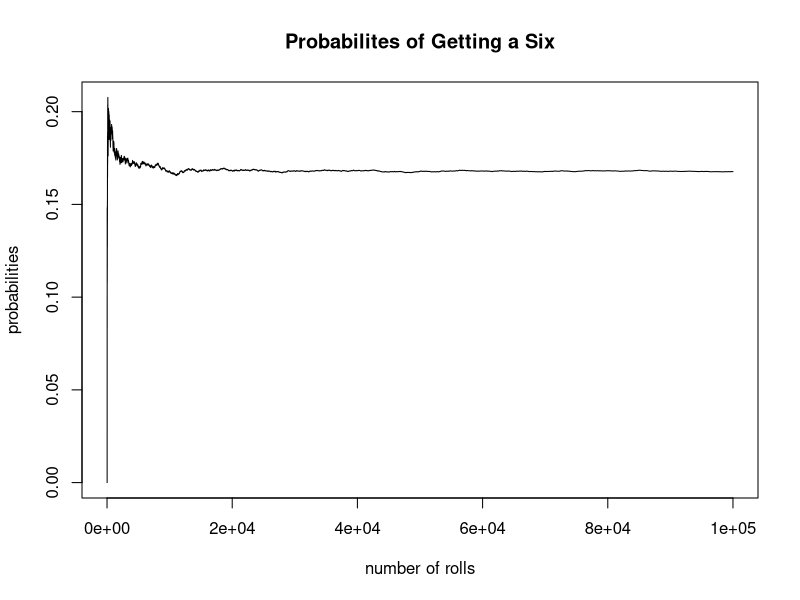

Reproduce this figure in R. (Note: a time limit stopped this script after it produced the figure.)
## ---- chunk 1
count_a_six <- function(n){
  dice = 1:6
  num_six = 0
  probs = vector()
  for (i in 1:n){
    roll = sample(dice, 1)
    if (roll == 6){
      num_six = num_six + 1
    }
    prob = num_six / i
    probs[i] = prob
  }
  plot(1:n, probs, type = "l",
       xlab = "number of rolls",
       ylab = "probabilities",
       main = "Probabilites of Getting a Six")
}

count_a_six(100000)

## ---- chunk 2
# create a deck of card
Ace_Clubs_Wins <- function(){
  suits = c("Diamonds", "Hearts", "Spades", "Clubs")
  numbers = c("Ace", "Deuce", "Three",  "Four",
               "Five", "Six", "Seven","Eight", "Nine",
               "Ten", "Jack", "Queen", "King")
  deck = expand.grid(suit = suits, number = numbers)
  deck = paste(deck$number, deck$suit)
  shuffle_deck = sample(deck, 52)
  
  # Red Cards
  # The red cards are evenly divided between the hearts and diamonds suits, with 13 red cards in each suit
  hearts_diamonds = c("Hearts", "Diamonds")
  red_cards = expand.grid(number=numbers, suit=hearts_diamonds)
  red_cards = paste(red_cards$number, red_cards$suit)
  
  # spade cards
  spade_cards = paste(numbers, "Spades")
  
  # Club Cards
  club_cards = paste(numbers, "Clubs")
  
  # Draw one card
  hand = sample(shuffle_deck, 1)
  if(hand %in% red_cards){
    win = 0
  }else if(hand %in% spade_cards){
    win = 5
  }else if(hand %in% club_cards & hand != "Ace Clubs"){
    win = 10
  }else if(hand == "Ace Clubs"){
    win = 30
  }
  return(win)
}

## Simulate the game
N = 100000
output <- replicate(N, Ace_Clubs_Wins())
Average_Money_won <- mean(output)
Average_Money_won  
## ---- chunk 3
# Part (a)
Roll_Two_Dice <- function(){
  # Roll the dice for the first time
  die1 = sample(1:6, 1)
  die2 = sample(1:6, 1)
  # Check if sum of the dice is either 2, 3, or 12
  if ((die1 + die2) == 2 |(die1 + die2) == 3 | (die1 + die2) == 12 ){
    result = "FALSE"
  } else if ((die1 + die2) == 7 | (die1 + die2) == 11 ) { ## check if the sum is 7 or 11
    result = "TRUE"
  } else {
    # Toss the dice again until you get the desired values
    repeat{
      die1_again = sample(1:6, 1)
      die2_again = sample(1:6, 1)
      if (((die1_again + die2_again) ==  die1 + die2) | (die1_again + die2_again == 7)){
        break
      }
    }
    if (die1_again + die2_again == 7){
      result = "FALSE"
    } else if ((die1_again + die2_again) ==  (die1 + die2)){
      result = "TRUE"
    }
  }
  return(result)
}
  
Roll_Two_Dice()

## ---- chunk 4
N <- 100000
outcome <- replicate(N, Roll_Two_Dice())
prop <- sum(outcome == "TRUE") / N
prop
## ---- chunk 5
Amount_Earned <- function(){
  num_heads = 0
  num_tails = 0
  repeat{
    flip_coin = sample(c("Head", "Tail"), 1)
    if (flip_coin == "Head"){
      num_heads = num_heads + 1
    }else if(flip_coin == "Tail"){
      num_tails = num_tails + 1
    }
    if ((num_heads - num_tails) == 4){
      break
    }
  }
  prize = 30
  total_flip = num_heads + num_tails
  cost = 2 * total_flip
  net_prize = prize - cost
  
  return(net_prize)
}
## ---- chunk 6
N <- 100000
outcome <- replicate(N, Amount_Earned())
prop <- mean(outcome)
prop
